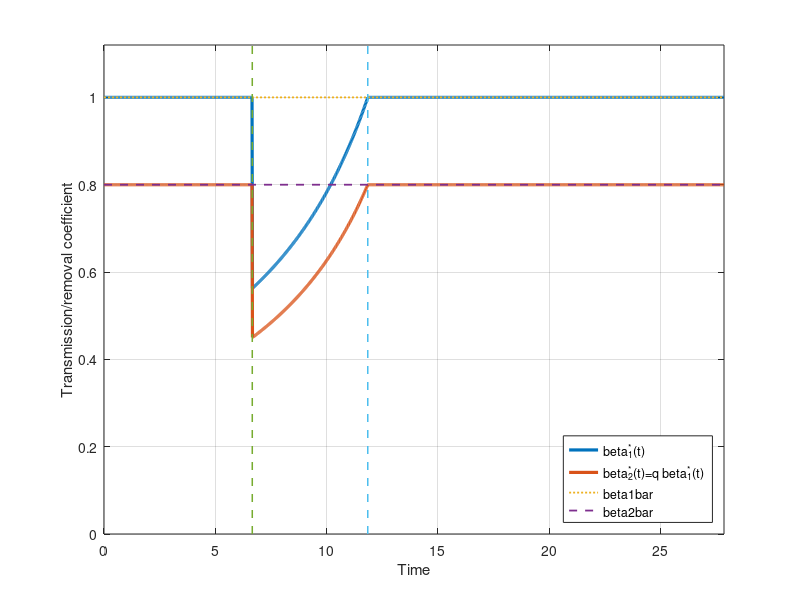

The MATLAB script that drew this image:
function Figure_3_optimal_controls
% Figure 3: distinct optimal coefficients beta_1(t) and beta_2(t).

beta1_bar = 1.0;
q = 0.8;
beta2_bar = q * beta1_bar;
gamma = 0.3;
S0 = 0.99;
I0 = 0.01;
K = 0.15;
S_h = gamma / beta2_bar;
I_lf = @(S) I0 + q .* (S0 - S) + (gamma / beta1_bar) .* log(S ./ S0);
S1 = fzero(@(S) I_lf(S) - K, [S_h, S0]);
rhs = @(t,y) [-beta1_bar*y(1)*y(2); beta2_bar*y(1)*y(2)-gamma*y(2)];
opts = odeset('RelTol',1e-10,'AbsTol',1e-12,'MaxStep',0.02,'Events',@(t,y) cap_event(t,y,K));
[~,~,te,~,~] = ode45(rhs,[0 200],[S0;I0],opts);
tau1 = te(1);
tau2 = tau1 + q * (S1-S_h)/(gamma*K);
T_end = tau2 + 16;

t = linspace(0,T_end,1400);
beta1 = beta1_bar*ones(size(t));
beta2 = beta2_bar*ones(size(t));
idx = (t>tau1) & (t<=tau2);
S_bnd = S1 - (gamma*K/q).*(t(idx)-tau1);
beta1(idx) = gamma ./ (q*S_bnd);
beta2(idx) = gamma ./ S_bnd;

figure('Color','w','Position',[100 100 920 570]);
plot(t,beta1,'LineWidth',2.3); hold on;
plot(t,beta2,'LineWidth',2.3);
plot([0,T_end],[beta1_bar,beta1_bar],':','LineWidth',1.3);
plot([0,T_end],[beta2_bar,beta2_bar],'--','LineWidth',1.3);
yl=[0,1.12*beta1_bar];
plot([tau1,tau1],yl,'--','LineWidth',1.1);
plot([tau2,tau2],yl,'--','LineWidth',1.1);
xlabel('Time'); ylabel('Transmission/removal coefficient');
xlim([0,T_end]); ylim(yl); grid on; box on;
legend({'beta_1^*(t)','beta_2^*(t)=q beta_1^*(t)','beta1bar','beta2bar'},'Location','southeast');

out = fullfile(fileparts(mfilename('fullpath')), '..', 'figures', 'Figure_3_optimal_controls.jpg');
print(gcf,out,'-djpeg','-r300');
fprintf('Saved %s\n',out);
end

function [value,isterminal,direction] = cap_event(~,y,K)
value=y(2)-K; isterminal=1; direction=1;
end
